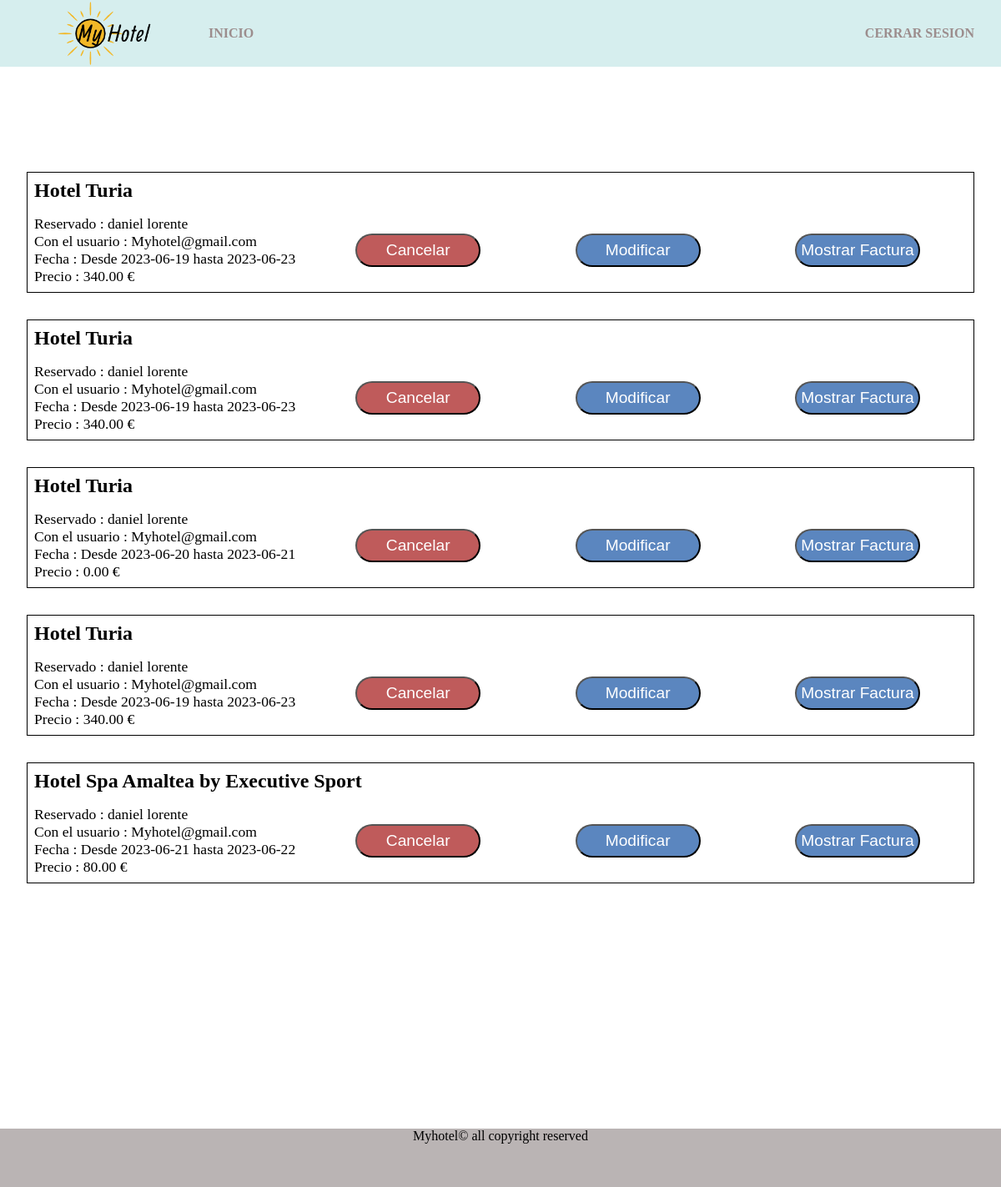
The page /myHotel/listareservas.php (signed in) on the database its author committed.
### tables this page shows
CREATE TABLE `datos_reserva` (
  `id_reserva` int(20) NOT NULL,
  `id_hotel` int(11) NOT NULL,
  `id_usuario` int(11) NOT NULL,
  `dni` varchar(30) NOT NULL,
  `nombre` varchar(40) NOT NULL,
  `apellidos` varchar(255) NOT NULL,
  `correo` varchar(255) NOT NULL,
  `telefono` varchar(20) NOT NULL,
  `fecha_inicio` varchar(20) NOT NULL,
  `fecha_fin` varchar(20) NOT NULL,
  `nombre_hotel` varchar(255) NOT NULL,
  `num_personas` int(5) NOT NULL,
  `num_habitaciones` int(5) NOT NULL,
  `total_dias` int(5) NOT NULL,
  `precio_total` decimal(5,2) DEFAULT NULL
);

CREATE TABLE `datos_usuario` (
  `id_usuario` int(6) NOT NULL,
  `email` varchar(40) NOT NULL,
  `pass` varchar(20) NOT NULL
);

### myHotel/funciones.php (the view, shortened to what this page needs)
      <?php
function MostrarReservas(){
    $id_usuario=$_SESSION['usuario'];
$conexion= abrir_conexion_PDO();
    $email=obtenerEmailPorId($id_usuario);
    $sql= 'SELECT * FROM datos_reserva WHERE id_usuario = '.$id_usuario;
    $consulta = $conexion->prepare($sql);
    $consulta->execute();
    echo '<div class="reservas">';
    while ($fila = $consulta->fetch()) {
        echo '<div class="reserva">';
            echo '<div class="hotel"><tr> <td>'.$fila['nombre_hotel'].'</td>';
            echo '</div>';
            echo '<div class="datos-reserva">';
                echo '<div class="nombre-fecha">';
                    echo '<div class="nombre">';
                    echo '<tr><p> Reservado : '.$fila['nombre'].'  '.$fila['apellidos'].'</p></tr>';
                    echo '</div>';
                    echo '<div class="usuario">';
                     echo '<tr><td> Con el usuario : '.$email.'</td></tr>';
                echo '</div>';
                echo '<td> Fecha : Desde '.$fila['fecha_inicio'].' hasta '.$fila['fecha_fin'].' </td>';
                echo '<div class="precio-reserva">';
                echo '<td> Precio : '.$fila['precio_total'].' €  </td>';
                echo '</div>';
                echo '</div>';
                echo '<div class="botones">';
                echo '<td><button class="borrar">'.'<a class="enlace"  href="Borrar.php?id_reserva='.$fila['id_reserva'].'&id_hotel='.$fila['id_hotel'].'">Cancelar </a>'.'</button> </td>';
                echo '<td><button  class="modificar">'.'<a  class="enlace" href="Modificar.php?id_reserva='.$fila['id_reserva'].'&id_hotel='.$fila['id_hotel'].'">Modificar </a>'.'</button> </td>';
                echo '<td><button  class="pdf">'.'<a class="enlace" href="verfactura.php?id_reserva='.$fila['id_reserva'].'&id_hotel='.$fila['id_hotel'].'">Mostrar Factura </a>'.'</button> </td>';
            echo '</div>';
            echo '</div>';
        echo '</div>';
    }
    echo '</div>';
}
    ?>
    </script><?php
    function  obtenerEmailPorId($id_usuario){
        $conexion= abrir_conexion_PDO();
        $sql= 'SELECT email FROM datos_usuario WHERE id_usuario = :id_usuario';
        $consulta = $conexion->prepare($sql);
        $consulta->bindParam(':id_usuario', $id_usuario);
        $consulta->execute();
        while($resultado = $consulta->fetch()) {
            return $resultado['email'];
        }
    }

### myHotel/listareservas.php (shortened to what this page needs)
<!DOCTYPE html>
<html lang="en">
<head>
</head>
<body>
<?php
require_once('funciones.php');
    if(isset($_SESSION['usuario'])){
        include './formularios/form_listareserva.php';
    }else{
        header('Location:./login.php');
    }
    ?>
</body>
</html>

### myHotel/formularios/form_listareserva.php (shortened to what this page needs)
<!DOCTYPE html>
<html lang="en">
<head>
</head>
<?php
    require_once('funciones.php');
?>
<link rel="stylesheet" href="./style/listareserva.css">
<body>
    <div class =banner>
    <header class="header">
        <div class="container-header">
            <h1 class ="header-logo">
                <img src="./imagenes_hoteles/logo.png" alt="">
            </h1>
            <ul class="nav-menu">
                <li><a href="./menu.php">Inicio</a></li>
                <li><a href="./cerrarsession.php">Cerrar Sesion</a></li>
            </ul>
        </div>
    </header>
    </div>
    <?php
    MostrarReservas();
    ?>
    <div class="footer"> <footer>
    <p class="">Myhotel© all copyright reserved </p>
    </footer> </div>
</body>
</html>

### myHotel/style/listareserva.css (style rules this page uses)
* { padding: 0; margin: 0; box-sizing: border-box; }
body { min-height: 100vh; display: grid; grid-template-columns: 1fr 1fr 1fr; grid-template-rows: 0.3fr 2fr 0.7fr; gap: 0px 0px; grid-auto-flow: row; grid-template-areas: "banner banner banner" "reservas reservas reservas" "footer footer footer"; }
.banner { grid-area: banner; }
.reservas { grid-area: reservas; width: 100%; grid-area: reservas; justify-content: center; flex-direction: column; }
.footer { grid-area: footer; width: 100%; }
img { border-top-left-radius :20px ; border-bottom-left-radius :20px ; }
.reservas { margin-top: 2rem; }
.nombre-fecha { font-size: 1.1rem; margin: 0.5rem; color: black; }
.datos-reserva { display: flex; flex-direction: row; }
.hotel { margin: 0.5rem; font-size: 1.5rem; color: black; font-weight: bold; }
.reserva { border: solid 1px black; display: flex; flex-direction: column; margin: 2rem; margin-left: 2rem; }
.datos-reserva { display: flex; flex-direction: row; justify-content: center; }
.precio-reserva { color: black; }
.botones { flex-grow: 1; display: flex; margin-left: 4rem; margin-right: 4rem; align-items: center; flex-direction: row; justify-content: space-between; }
.nombre { display: flex; flex-direction: row; }
.borrar { font-size: 1.2rem; justify-content: center; background-color: rgb(191, 91, 91); width: 150px; height: 40px; color: white; border-radius: 20px; }
.enlace { color: white; }
.modificar { font-size: 1.2rem; justify-content: center; background-color: rgb(91, 134, 191); width: 150px; height: 40px; color: white; border-radius: 20px; }
.pdf { font-size: 1.2rem; justify-content: center; background-color: rgb(91, 134, 191); width: 150px; height: 40px; color: white; border-radius: 20px; }
a { color: rgb(255, 255, 255); }
.header { grid-area: header; }
.footer { grid-area: footer; z-index: 10; align-self: end; }
.banner { flex-grow: 1; width: 100%; position: fixed; z-index: 10; grid-area:banner; }
.footer { margin-top: 5rem; justify-content: center; bottom: 0; width: 100%; height: 70px; background-color: #bab4b4; text-align: center; align-items : center; z-index: 1; }
li { text-decoration: none; list-style-type: style none; }
a { text-decoration: none; color: rgb(156, 141, 141); }
.container-header { width: 100%; display: flex; align-items: center; justify-content: space-between; flex-grow: 1; }
.header-logo { display: flex; justify-content: center; height: 80px; width: 250px; }
.nav-menu { flex-grow: 1; display: flex; align-items: center; justify-content: space-between; text-decoration: none; list-style: none; font-size:16px; font-weight: bold; text-transform: uppercase; margin-right: 2rem; }
header { flex-grow: 1; background-color: rgb(214, 238, 238); height: 80px; display: flex; justify-content: center; }

### rows shown on the page
datos_reserva: nombre_hotel "Hotel Turia", nombre "daniel", apellidos "lorente", id_usuario.email "Myhotel@gmail.com", fecha_inicio "2023-06-19", fecha_fin "2023-06-23", precio_total "340.00"
datos_reserva: nombre_hotel "Hotel Turia", nombre "daniel", apellidos "lorente", id_usuario.email "Myhotel@gmail.com", fecha_inicio "2023-06-19", fecha_fin "2023-06-23", precio_total "340.00"
datos_reserva: nombre_hotel "Hotel Turia", nombre "daniel", apellidos "lorente", id_usuario.email "Myhotel@gmail.com", fecha_inicio "2023-06-20", fecha_fin "2023-06-21", precio_total "0.00"
datos_reserva: nombre_hotel "Hotel Turia", nombre "daniel", apellidos "lorente", id_usuario.email "Myhotel@gmail.com", fecha_inicio "2023-06-19", fecha_fin "2023-06-23", precio_total "340.00"
datos_reserva: nombre_hotel "Hotel Spa Amaltea by Executive Sport", nombre "daniel", apellidos "lorente", id_usuario.email "Myhotel@gmail.com", fecha_inicio "2023-06-21", fecha_fin "2023-06-22", precio_total "80.00"
